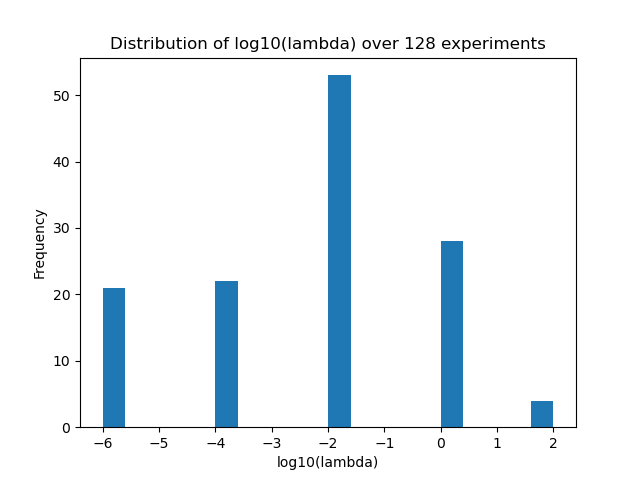

Source code (Python):
import random
import numpy as np
import matplotlib.pyplot as plt
from liblinear.liblinearutil import *

# Load the training data and split it into features and labels

def load_data():
    data = np.loadtxt("./train.dat")
    return data

def transform(X):
    transform_X = np.array([1 for _ in range(X.shape[0])])
    for i in range(X.shape[1]):
        transform_X = np.column_stack((transform_X, X[:, i]))
        for j in range(i, X.shape[1]):
            transform_X = np.column_stack((transform_X, X[:, i] * X[:, j]))
            for k in range(j, X.shape[1]):
                transform_X = np.column_stack(
                    (transform_X, X[:, i] * X[:, j] * X[:, k])
                )
    return transform_X

def random_split(data):
    # randomly shuffle data
    # np.random.seed(42)
    random.shuffle(data)
    # split data into training and validation sets
    train_data = data[:120]
    valid_data = data[120:]
    # print(train_data.shape, valid_data.shape)
    train_X = train_data[:, :-1]
    train_y = train_data[:, -1]
    # print(train_X.shape, train_y.shape)
    valid_X = valid_data[:, :-1]
    valid_y = valid_data[:, -1]
    # print(valid_X.shape, valid_y.shape)
    return train_X, train_y, valid_X, valid_y


if __name__ == "__main__":
    data = load_data()
    # print(data.shape)

    num_experiments = 128
    log_lambdas = []
    for i in range(num_experiments):
        # Set a different random seed for each experiment
        # np.random.seed(i)
        data = load_data()
        train_X, train_y, valid_X, valid_y = random_split(data)
        train_X = transform(train_X)
        valid_X = transform(valid_X)
        prob = problem(train_y, train_X)
        
        lambdas = [1e-6, 1e-4, 1e-2, 1e0, 1e2]
        C = np.divide(1, np.multiply(2, lambdas))
        best_lambda = 1e-6
        acc = 0
        for i in range(len(lambdas)):
            param = parameter(f"-s 0 -c {C[i]} -e 0.000001 -q")
            model = train(prob, param)
            p_labels, p_acc, p_vals = predict(valid_y, valid_X, model)
            if p_acc[0] >= acc and p_acc[0] != 0:
                if p_acc[0] == acc:
                    if best_lambda < lambdas[i]:
                        print("update")
                        acc = p_acc[0]
                        best_lambda = lambdas[i]
                        best_model = model
                else:
                    # print(acc)
                    acc = p_acc[0]
                    best_lambda = lambdas[i]
                    best_model = model
        
        log_lambdas.append(np.log10(best_lambda))

    print(log_lambdas)
    plt.hist(log_lambdas, bins=20)
    plt.xlabel("log10(lambda)")
    plt.ylabel("Frequency")
    plt.title("Distribution of log10(lambda) over 128 experiments")
    plt.savefig("regularized_LR_11.png")
    # save_model('model_file', model)
